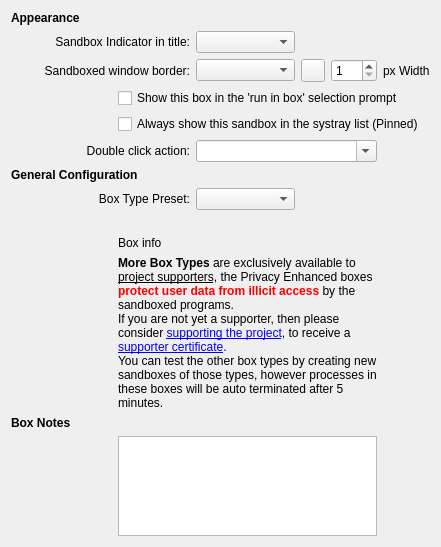
           <widget class="QWidget" name="tabOptions">
            <attribute name="title">
             <string>Box Options</string>
            </attribute>
            <layout class="QGridLayout" name="gridLayout_27">
             <item row="1" column="0">
              <layout class="QGridLayout" name="gridLayout_8">
               <item row="2" column="3" colspan="2">
                <widget class="QComboBox" name="cmbBoxBorder"/>
               </item>
               <item row="1" column="3" colspan="2">
                <widget class="QComboBox" name="cmbBoxIndicator"/>
               </item>
               <item row="10" column="1" colspan="6">
                <widget class="QLabel" name="lblSupportCert">
                 <property name="text">
                  <string>&lt;b&gt;More Box Types&lt;/b&gt; are exclusively available to &lt;u&gt;project supporters&lt;/u&gt;, the Privacy Enhanced boxes &lt;b&gt;&lt;font color='red'&gt;protect user data from illicit access&lt;/font&gt;&lt;/b&gt; by the sandboxed programs.&lt;br /&gt;If you are not yet a supporter, then please consider &lt;a href=&quot;https://sandboxie-plus.com/go.php?to=sbie-get-cert&quot;&gt;supporting the project&lt;/a&gt;, to receive a &lt;a href=&quot;https://sandboxie-plus.com/go.php?to=sbie-cert&quot;&gt;supporter certificate&lt;/a&gt;.&lt;br /&gt;You can test the other box types by creating new sandboxes of those types, however processes in these boxes will be auto terminated after 5 minutes.</string>
                 </property>
                 <property name="textFormat">
                  <enum>Qt::RichText</enum>
                 </property>
                 <property name="wordWrap">
                  <bool>true</bool>
                 </property>
                 <property name="openExternalLinks">
                  <bool>true</bool>
                 </property>
                </widget>
               </item>
               <item row="7" column="0" colspan="3">
                <widget class="QLabel" name="label_57">
                 <property name="text">
                  <string>Box Type Preset:</string>
                 </property>
                 <property name="alignment">
                  <set>Qt::AlignRight|Qt::AlignTrailing|Qt::AlignVCenter</set>
                 </property>
                 <property name="buddy">
                  <cstring>cmbBoxType</cstring>
                 </property>
                </widget>
               </item>
               <item row="9" column="1" colspan="6">
                <widget class="QLabel" name="lblBoxInfo">
                 <property name="text">
                  <string>Box info</string>
                 </property>
                 <property name="textFormat">
                  <enum>Qt::AutoText</enum>
                 </property>
                 <property name="wordWrap">
                  <bool>true</bool>
                 </property>
                 <property name="openExternalLinks">
                  <bool>true</bool>
                 </property>
                </widget>
               </item>
               <item row="2" column="5">
                <widget class="QToolButton" name="btnBorderColor">
                 <property name="text">
                  <string/>
                 </property>
                </widget>
               </item>
               <item row="4" column="1" colspan="7">
                <widget class="QCheckBox" name="chkPinToTray">
                 <property name="text">
                  <string>Always show this sandbox in the systray list (Pinned)</string>
                 </property>
                </widget>
               </item>
               <item row="13" column="2" colspan="5">
                <spacer name="horizontalSpacer_2">
                 <property name="orientation">
                  <enum>Qt::Horizontal</enum>
                 </property>
                 <property name="sizeHint" stdset="0">
                  <size>
                   <width>40</width>
                   <height>0</height>
                  </size>
                 </property>
                </spacer>
               </item>
               <item row="8" column="1" colspan="6">
                <widget class="QLabel" name="label_58">
                 <property name="text">
                  <string/>
                 </property>
                </widget>
               </item>
               <item row="3" column="1" colspan="7">
                <widget class="QCheckBox" name="chkShowForRun">
                 <property name="text">
                  <string>Show this box in the 'run in box' selection prompt</string>
                 </property>
                </widget>
               </item>
               <item row="13" column="1">
                <spacer name="verticalSpacer_17">
                 <property name="orientation">
                  <enum>Qt::Vertical</enum>
                 </property>
                 <property name="sizeHint" stdset="0">
                  <size>
                   <width>20</width>
                   <height>0</height>
                  </size>
                 </property>
                </spacer>
               </item>
               <item row="0" column="1">
                <widget class="QLabel" name="label_30">
                 <property name="sizePolicy">
                  <sizepolicy hsizetype="Minimum" vsizetype="Minimum">
                   <horstretch>0</horstretch>
                   <verstretch>0</verstretch>
                  </sizepolicy>
                 </property>
                 <property name="maximumSize">
                  <size>
                   <width>16</width>
                   <height>16777215</height>
                  </size>
                 </property>
                 <property name="text">
                  <string/>
                 </property>
                </widget>
               </item>
               <item row="5" column="0" colspan="3">
                <widget class="QLabel" name="label_70">
                 <property name="text">
                  <string>Double click action:</string>
                 </property>
                 <property name="alignment">
                  <set>Qt::AlignRight|Qt::AlignTrailing|Qt::AlignVCenter</set>
                 </property>
                 <property name="buddy">
                  <cstring>cmbDblClick</cstring>
                 </property>
                </widget>
               </item>
               <item row="2" column="0" colspan="3">
                <widget class="QLabel" name="label_21">
                 <property name="text">
                  <string>Sandboxed window border:</string>
                 </property>
                 <property name="alignment">
                  <set>Qt::AlignRight|Qt::AlignTrailing|Qt::AlignVCenter</set>
                 </property>
                 <property name="buddy">
                  <cstring>cmbBoxBorder</cstring>
                 </property>
                </widget>
               </item>
               <item row="2" column="6">
                <widget class="QSpinBox" name="spinBorderWidth">
                 <property name="minimum">
                  <number>1</number>
                 </property>
                 <property name="maximum">
                  <number>10</number>
                 </property>
                 <property name="value">
                  <number>1</number>
                 </property>
                </widget>
               </item>
               <item row="2" column="7">
                <widget class="QLabel" name="label_14">
                 <property name="text">
                  <string>px Width</string>
                 </property>
                 <property name="alignment">
                  <set>Qt::AlignLeading|Qt::AlignLeft|Qt::AlignVCenter</set>
                 </property>
                 <property name="buddy">
                  <cstring>spinBorderWidth</cstring>
                 </property>
                </widget>
               </item>
               <item row="1" column="0" colspan="3">
                <widget class="QLabel" name="label_20">
                 <property name="text">
                  <string>Sandbox Indicator in title:</string>
                 </property>
                 <property name="alignment">
                  <set>Qt::AlignRight|Qt::AlignTrailing|Qt::AlignVCenter</set>
                 </property>
                 <property name="buddy">
                  <cstring>cmbBoxIndicator</cstring>
                 </property>
                </widget>
               </item>
               <item row="6" column="0" colspan="2">
                <widget class="QLabel" name="lblBoxType">
                 <property name="font">
                  <font>
                   <bold>true</bold>
                   <kerning>true</kerning>
                  </font>
                 </property>
                 <property name="text">
                  <string>General Configuration</string>
                 </property>
                </widget>
               </item>
               <item row="5" column="3" colspan="4">
                <widget class="QComboBox" name="cmbDblClick">
                 <property name="editable">
                  <bool>true</bool>
                 </property>
                </widget>
               </item>
               <item row="0" column="0">
                <widget class="QLabel" name="lblAppearance">
                 <property name="font">
                  <font>
                   <bold>true</bold>
                   <kerning>true</kerning>
                  </font>
                 </property>
                 <property name="text">
                  <string>Appearance</string>
                 </property>
                </widget>
               </item>
               <item row="7" column="3" colspan="2">
                <widget class="QComboBox" name="cmbBoxType"/>
               </item>
               <item row="11" column="0">
                <widget class="QLabel" name="lblNotes">
                 <property name="font">
                  <font>
                   <bold>true</bold>
                   <kerning>true</kerning>
                  </font>
                 </property>
                 <property name="text">
                  <string>Box Notes</string>
                 </property>
                </widget>
               </item>
               <item row="12" column="1" colspan="6">
                <widget class="QPlainTextEdit" name="txtNotes">
                 <property name="maximumSize">
                  <size>
                   <width>16777215</width>
                   <height>100</height>
                  </size>
                 </property>
                </widget>
               </item>
              </layout>
             </item>
            </layout>
           </widget>
